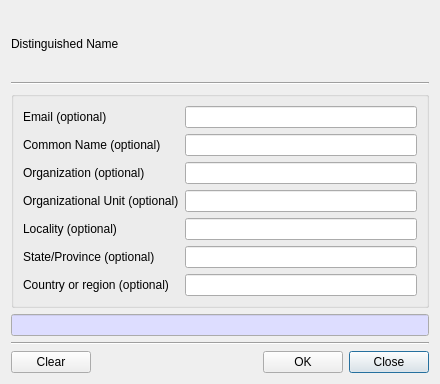
<?xml version="1.0" encoding="UTF-8"?>
<ui version="4.0">
 <class>MakeDNDlg</class>
 <widget class="QDialog" name="MakeDNDlg">
  <property name="geometry">
   <rect>
    <x>0</x>
    <y>0</y>
    <width>440</width>
    <height>384</height>
   </rect>
  </property>
  <property name="windowTitle">
   <string>Make DN</string>
  </property>
  <layout class="QVBoxLayout" name="verticalLayout">
   <item>
    <widget class="QLabel" name="label">
     <property name="text">
      <string>Distinguished Name</string>
     </property>
    </widget>
   </item>
   <item>
    <widget class="Line" name="line">
     <property name="orientation">
      <enum>Qt::Horizontal</enum>
     </property>
    </widget>
   </item>
   <item>
    <widget class="QGroupBox" name="groupBox">
     <property name="title">
      <string/>
     </property>
     <layout class="QVBoxLayout" name="verticalLayout_2">
      <item>
       <layout class="QGridLayout" name="gridLayout_2">
        <item row="7" column="1">
         <widget class="QLineEdit" name="mCText"/>
        </item>
        <item row="6" column="1">
         <widget class="QLineEdit" name="mSTText"/>
        </item>
        <item row="5" column="0">
         <widget class="QLabel" name="label_7">
          <property name="text">
           <string>Locality (optional)</string>
          </property>
         </widget>
        </item>
        <item row="3" column="0">
         <widget class="QLabel" name="label_4">
          <property name="text">
           <string>Organization (optional)</string>
          </property>
         </widget>
        </item>
        <item row="1" column="1">
         <widget class="QLineEdit" name="mEmailAddressText"/>
        </item>
        <item row="3" column="1">
         <widget class="QLineEdit" name="mOText"/>
        </item>
        <item row="4" column="1">
         <widget class="QLineEdit" name="mOUText"/>
        </item>
        <item row="5" column="1">
         <widget class="QLineEdit" name="mLText"/>
        </item>
        <item row="1" column="0">
         <widget class="QLabel" name="label_9">
          <property name="text">
           <string>Email (optional)</string>
          </property>
         </widget>
        </item>
        <item row="6" column="0">
         <widget class="QLabel" name="label_8">
          <property name="text">
           <string>State/Province (optional)</string>
          </property>
         </widget>
        </item>
        <item row="4" column="0">
         <widget class="QLabel" name="label_6">
          <property name="text">
           <string>Organizational Unit (optional)</string>
          </property>
         </widget>
        </item>
        <item row="7" column="0">
         <widget class="QLabel" name="label_3">
          <property name="text">
           <string>Country or region (optional)</string>
          </property>
         </widget>
        </item>
        <item row="2" column="0">
         <widget class="QLabel" name="label_2">
          <property name="text">
           <string>Common Name (optional)</string>
          </property>
         </widget>
        </item>
        <item row="2" column="1">
         <widget class="QLineEdit" name="mCNText">
          <property name="minimumSize">
           <size>
            <width>200</width>
            <height>0</height>
           </size>
          </property>
         </widget>
        </item>
       </layout>
      </item>
     </layout>
    </widget>
   </item>
   <item>
    <widget class="QLineEdit" name="mDNText">
     <property name="palette">
      <palette>
       <active>
        <colorrole role="Base">
         <brush brushstyle="SolidPattern">
          <color alpha="255">
           <red>221</red>
           <green>221</green>
           <blue>255</blue>
          </color>
         </brush>
        </colorrole>
       </active>
       <inactive>
        <colorrole role="Base">
         <brush brushstyle="SolidPattern">
          <color alpha="255">
           <red>221</red>
           <green>221</green>
           <blue>255</blue>
          </color>
         </brush>
        </colorrole>
       </inactive>
       <disabled/>
      </palette>
     </property>
     <property name="readOnly">
      <bool>true</bool>
     </property>
    </widget>
   </item>
   <item>
    <widget class="Line" name="line_2">
     <property name="orientation">
      <enum>Qt::Horizontal</enum>
     </property>
    </widget>
   </item>
   <item>
    <layout class="QGridLayout" name="gridLayout_3">
     <item row="0" column="3">
      <widget class="QPushButton" name="mCloseBtn">
       <property name="text">
        <string>Close</string>
       </property>
      </widget>
     </item>
     <item row="0" column="2">
      <widget class="QPushButton" name="mOKBtn">
       <property name="text">
        <string>OK</string>
       </property>
      </widget>
     </item>
     <item row="0" column="1">
      <spacer name="horizontalSpacer">
       <property name="orientation">
        <enum>Qt::Horizontal</enum>
       </property>
       <property name="sizeHint" stdset="0">
        <size>
         <width>40</width>
         <height>20</height>
        </size>
       </property>
      </spacer>
     </item>
     <item row="0" column="0">
      <widget class="QPushButton" name="mClearBtn">
       <property name="text">
        <string>Clear</string>
       </property>
      </widget>
     </item>
    </layout>
   </item>
  </layout>
 </widget>
 <tabstops>
  <tabstop>mEmailAddressText</tabstop>
  <tabstop>mCNText</tabstop>
  <tabstop>mOText</tabstop>
  <tabstop>mOUText</tabstop>
  <tabstop>mLText</tabstop>
  <tabstop>mSTText</tabstop>
  <tabstop>mCText</tabstop>
  <tabstop>mDNText</tabstop>
  <tabstop>mClearBtn</tabstop>
  <tabstop>mOKBtn</tabstop>
  <tabstop>mCloseBtn</tabstop>
 </tabstops>
 <resources/>
 <connections/>
</ui>
